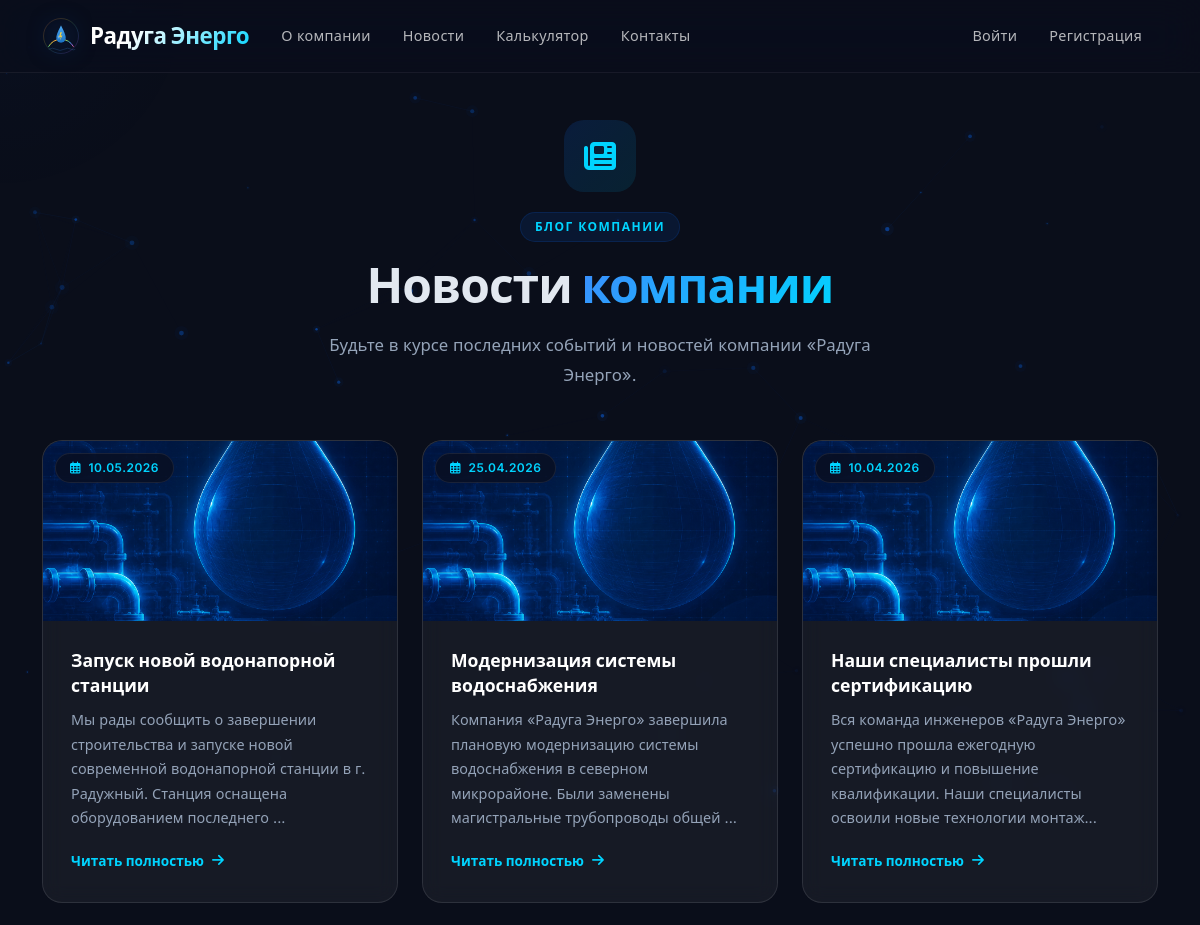
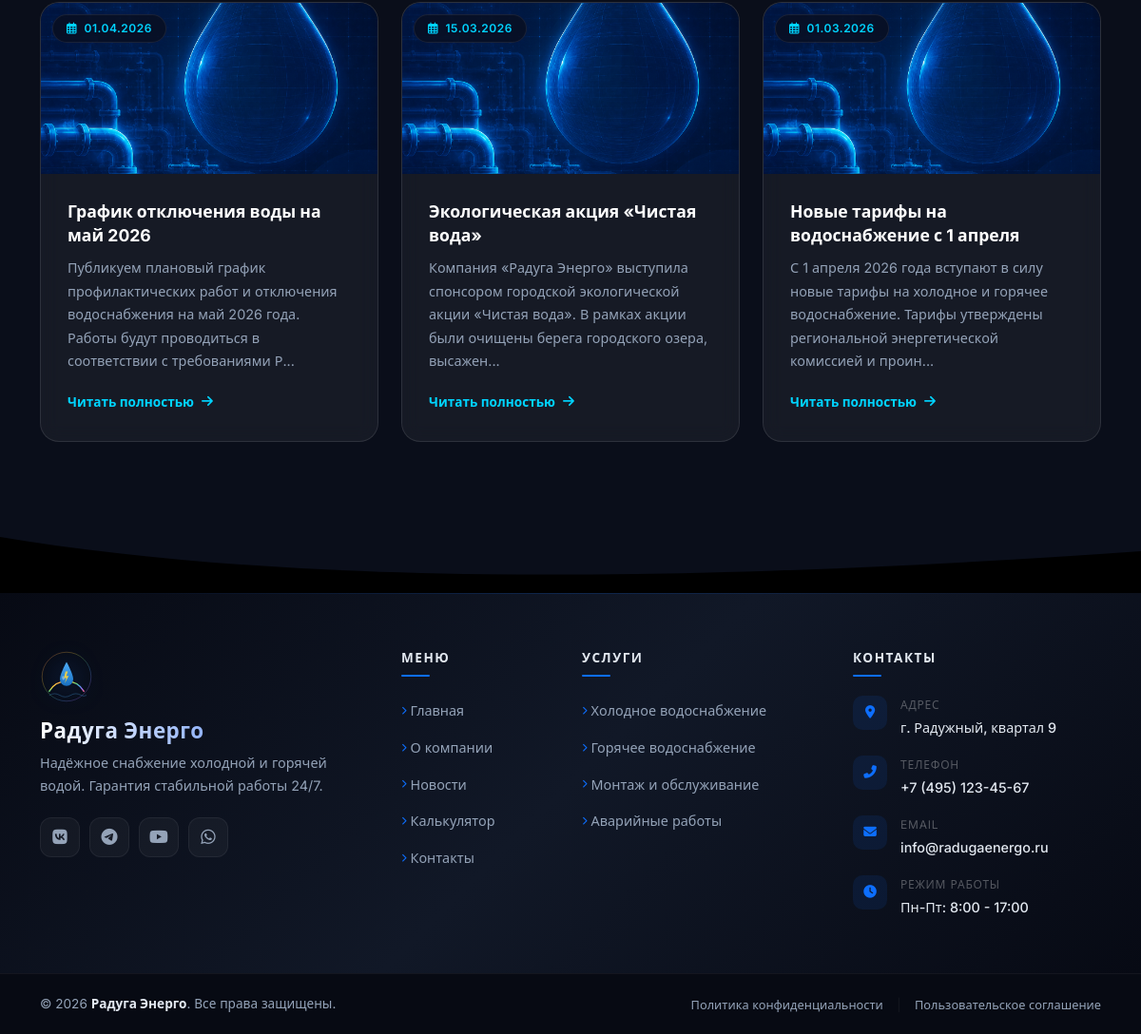
Page /news on the committed database (2 pictures, top to bottom).
### app.py (models this page shows)
class News(db.Model):
    id = db.Column(db.Integer, primary_key=True)
    title = db.Column(db.String(200), nullable=False)
    content = db.Column(db.Text, nullable=False)
    image = db.Column(db.String(200))
    created_at = db.Column(db.DateTime, default=datetime.utcnow)

### app.py (the view)
@app.route('/news')
def news():
    news = News.query.order_by(News.created_at.desc()).all()
    return render_template('news.html', news=news)

### templates/news.html (shortened to what this page needs)
{% extends "base.html" %}
{% block content %}
<section class="section" style="padding-top: 120px;">
    <div class="container">
        <div class="text-center mb-5 reveal">
            <div class="calc-icon" style="margin: 0 auto 20px;"><i class="fas fa-newspaper"></i></div>
            <div class="section-label" style="margin: 0 auto 16px;">Блог компании</div>
            <h2 class="section-title">
                Новости <span class="gradient-text">компании</span>
            </h2>
            <p class="section-desc">
                Будьте в курсе последних событий и новостей компании «Радуга Энерго».
            </p>
        </div>
        {% if news %}
        <div class="row g-4">
            {% for item in news %}
            <div class="col-md-6 col-lg-4 reveal reveal-delay-{{ loop.index }}">
                <div class="news-card" style="cursor: pointer;" onclick="window.location='{{ url_for('news_single', id=item.id) }}'">
                    <div style="height: 180px; overflow: hidden; position: relative;">
                        {% if item.image %}
                            <img src="{{ url_for('static', filename=item.image) }}" alt="{{ item.title }}" style="width: 100%; height: 100%; object-fit: cover; transition: transform 0.6s ease;">
                        {% endif %}
                        <div style="
                            position: absolute;
                            top: 12px;
                            left: 12px;
                            padding: 4px 14px;
                            border-radius: 100px;
                            background: rgba(10,14,26,0.7);
                            backdrop-filter: blur(10px);
                            border: 1px solid rgba(255,255,255,0.08);
                            font-size: 0.75rem;
                            color: var(--accent);
                            font-weight: 600;
                            letter-spacing: 0.5px;
                        ">
                            <i class="far fa-calendar-alt me-1"></i> {{ item.created_at.strftime('%d.%m.%Y') }}
                        </div>
                    </div>
                    <div class="card-body">
                        <h5 class="card-title">{{ item.title }}</h5>
                        <p class="card-text">{{ item.content[:150] }}...</p>
                        <a href="{{ url_for('news_single', id=item.id) }}" class="btn-link-custom">
                            Читать полностью <i class="fas fa-arrow-right"></i>
                        </a>
                    </div>
                </div>
            </div>
            {% endfor %}
        </div>
        {% endif %}
    </div>
</section>
{% endblock %}

### templates/base.html (shortened to what this page needs)
<!DOCTYPE html>
<html lang="ru">
<head>
    <link href="https://cdn.jsdelivr.net/npm/bootstrap@5.3.0/dist/css/bootstrap.min.css" rel="stylesheet">
    <link href="https://cdnjs.cloudflare.com/ajax/libs/font-awesome/6.4.0/css/all.min.css" rel="stylesheet">
    <link href="{{ url_for('static', filename='css/style.css') }}" rel="stylesheet">
</head>
<body>
    <nav class="navbar navbar-expand-lg fixed-top" id="mainNavbar">
        <div class="container">
            <a class="navbar-brand" href="{{ url_for('index') }}">
                <img src="{{ url_for('static', filename='images/logo.svg') }}" alt="Радуга Энерго" class="logo-icon">
                <span class="brand-text">Радуга Энерго</span>
            </a>
            <div class="collapse navbar-collapse" id="navbarNav">
                <ul class="navbar-nav me-auto">
                    <li class="nav-item">
                        <a class="nav-link" href="{{ url_for('about') }}">О компании</a>
                    </li>
                    <li class="nav-item">
                        <a class="nav-link" href="{{ url_for('news') }}">Новости</a>
                    </li>
                    <li class="nav-item">
                        <a class="nav-link" href="{{ url_for('calculator') }}">Калькулятор</a>
                    </li>
                    <li class="nav-item">
                        <a class="nav-link" href="{{ url_for('contacts') }}">Контакты</a>
                    </li>
                </ul>
                <ul class="navbar-nav">
                    {% if current_user.is_authenticated %}
                        <li class="nav-item">
                            <a class="nav-link" href="{{ url_for('dashboard') }}">
                                <i class="fas fa-user-circle me-1"></i> {{ current_user.name }}
                            </a>
                        </li>
                        {% if current_user.is_admin %}
                        <li class="nav-item">
                            <a class="nav-link" href="/admin" target="_blank">
                                <i class="fas fa-cog"></i> Админ панель
                            </a>
                        </li>
                        {% endif %}
                        <li class="nav-item">
                            <a class="nav-link" href="{{ url_for('logout') }}">Выйти</a>
                        </li>
                    {% else %}
                        <li class="nav-item">
                            <a class="nav-link" href="{{ url_for('login') }}">Войти</a>
                        </li>
                        <li class="nav-item">
                            <a class="nav-link" href="{{ url_for('register') }}">Регистрация</a>
                        </li>
                    {% endif %}
                </ul>
            </div>
        </div>
    </nav>
    {% block content %}{% endblock %}
    <footer class="site-footer">
        <div class="footer-wave-top">
            <svg viewBox="0 0 1200 120" preserveAspectRatio="none">
                <path d="M0,0 C300,100 700,100 1200,30 L1200,120 L0,120 Z" fill="var(--footer-bg, #1a1e2c)"></path>
            </svg>
        </div>
        <div class="footer-main">
            <div class="container">
                <div class="row g-4">
                    <div class="col-lg-4 col-md-6">
                        <div class="footer-brand">
                            <img src="{{ url_for('static', filename='images/logo.svg') }}" alt="Радуга Энерго" class="footer-logo mb-3">
                            <h5 class="footer-title">Радуга Энерго</h5>
                            <p class="footer-desc">Надёжное снабжение холодной и горячей водой. Гарантия стабильной работы 24/7.</p>
                            <div class="footer-social">
                                <a href="#" class="social-icon" title="VK"><i class="fab fa-vk"></i></a>
                                <a href="#" class="social-icon" title="Telegram"><i class="fab fa-telegram-plane"></i></a>
                                <a href="#" class="social-icon" title="YouTube"><i class="fab fa-youtube"></i></a>
                                <a href="#" class="social-icon" title="WhatsApp"><i class="fab fa-whatsapp"></i></a>
                            </div>
                        </div>
                    </div>
                    <div class="col-lg-2 col-md-6">
                        <h6 class="footer-heading">Меню</h6>
                        <ul class="footer-links">
                            <li><a href="{{ url_for('index') }}"><i class="fas fa-chevron-right me-1"></i>Главная</a></li>
                            <li><a href="{{ url_for('about') }}"><i class="fas fa-chevron-right me-1"></i>О компании</a></li>
                            <li><a href="{{ url_for('news') }}"><i class="fas fa-chevron-right me-1"></i>Новости</a></li>
                            <li><a href="{{ url_for('calculator') }}"><i class="fas fa-chevron-right me-1"></i>Калькулятор</a></li>
                            <li><a href="{{ url_for('contacts') }}"><i class="fas fa-chevron-right me-1"></i>Контакты</a></li>
                        </ul>
                    </div>
                    <div class="col-lg-3 col-md-6">
                        <h6 class="footer-heading">Услуги</h6>
                        <ul class="footer-links">
                            <li><a href="#"><i class="fas fa-chevron-right me-1"></i>Холодное водоснабжение</a></li>
                            <li><a href="#"><i class="fas fa-chevron-right me-1"></i>Горячее водоснабжение</a></li>
                            <li><a href="#"><i class="fas fa-chevron-right me-1"></i>Монтаж и обслуживание</a></li>
                            <li><a href="#"><i class="fas fa-chevron-right me-1"></i>Аварийные работы</a></li>
                        </ul>
                    </div>
                    <div class="col-lg-3 col-md-6">
                        <h6 class="footer-heading">Контакты</h6>
                        <ul class="footer-contact">
                            <li>
                                <div class="contact-icon"><i class="fas fa-map-marker-alt"></i></div>
                                <div>
                                    <span class="contact-label">Адрес</span>
                                    <span class="contact-value">г. Радужный, квартал 9</span>
                                </div>
                            </li>
                            <li>
                                <div class="contact-icon"><i class="fas fa-phone-alt"></i></div>
                                <div>
                                    <span class="contact-label">Телефон</span>
                                    <span class="contact-value">+7 (495) 123-45-67</span>
                                </div>
                            </li>
                            <li>
                                <div class="contact-icon"><i class="fas fa-envelope"></i></div>
                                <div>
                                    <span class="contact-label">Email</span>
                                    <span class="contact-value">info@radugaenergo.ru</span>
                                </div>
                            </li>
                            <li>
                                <div class="contact-icon"><i class="fas fa-clock"></i></div>
                                <div>
                                    <span class="contact-label">Режим работы</span>
                                    <span class="contact-value">Пн-Пт: 8:00 - 17:00</span>
                                </div>
                            </li>
                        </ul>
                    </div>
                </div>
            </div>
        </div>
        <div class="footer-bottom">
            <div class="container">
                <div class="row align-items-center">
                    <div class="col-md-6">
                        <p class="mb-0">&copy; 2026 <strong>Радуга Энерго</strong>. Все права защищены.</p>
                    </div>
                    <div class="col-md-6 text-md-end">
                        <a href="#" class="footer-bottom-link">Политика конфиденциальности</a>
                        <span class="footer-bottom-sep">|</span>
                        <a href="#" class="footer-bottom-link">Пользовательское соглашение</a>
                    </div>
                </div>
            </div>
        </div>
    </footer>
</body>
</html>

### rows in the picture
News: image (picture), created_at "10.05.2026", title "Запуск новой водонапорной станции", content "Мы рады сообщить о завершении строительства и запуске новой современной водонапорной станции в г. Радужный. Станция оснащена оборудованием последнего"
News: image (picture), created_at "25.04.2026", title "Модернизация системы водоснабжения", content "Компания «Радуга Энерго» завершила плановую модернизацию системы водоснабжения в северном микрорайоне. Были заменены магистральные трубопроводы общей"
News: image (picture), created_at "10.04.2026", title "Наши специалисты прошли сертификацию", content "Вся команда инженеров «Радуга Энерго» успешно прошла ежегодную сертификацию и повышение квалификации. Наши специалисты освоили новые технологии монтаж"
News: image (picture), created_at "01.04.2026", title "График отключения воды на май 2026", content "Публикуем плановый график профилактических работ и отключения водоснабжения на май 2026 года. Работы будут проводиться в соответствии с требованиями Р"
News: image (picture), created_at "15.03.2026", title "Экологическая акция «Чистая вода»", content "Компания «Радуга Энерго» выступила спонсором городской экологической акции «Чистая вода». В рамках акции были очищены берега городского озера, высажен"
News: image (picture), created_at "01.03.2026", title "Новые тарифы на водоснабжение с 1 апреля", content "С 1 апреля 2026 года вступают в силу новые тарифы на холодное и горячее водоснабжение. Тарифы утверждены региональной энергетической комиссией и проин"
